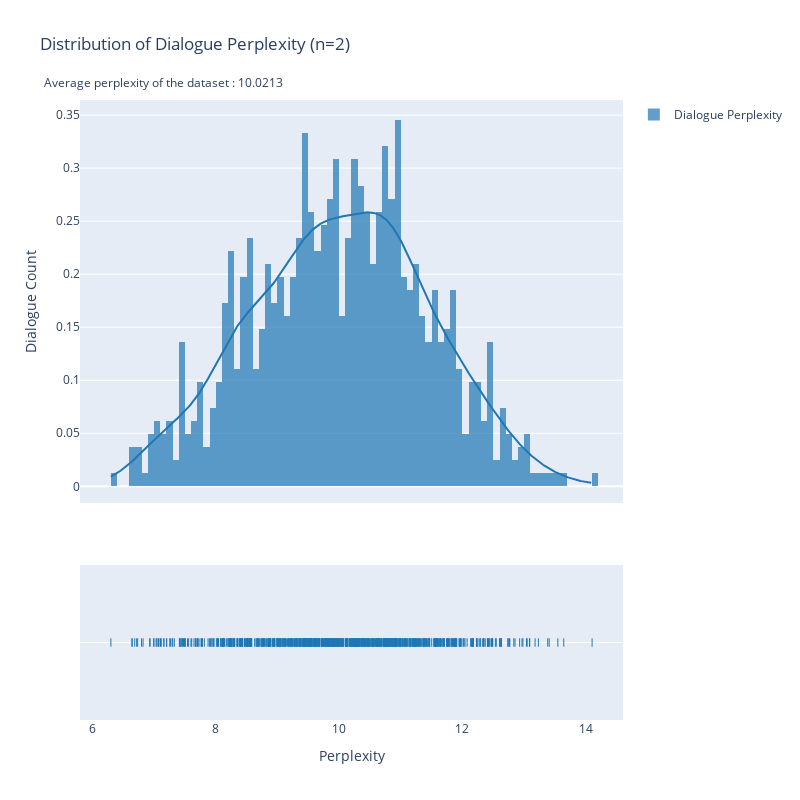

This figure's notebook cell:
### Code cell
import plotly.figure_factory as ff
import numpy as np

group_labels = ['Dialogue Perplexity'] # name of the dataset

fig = ff.create_distplot([d_pp], group_labels, bin_size = .1)
fig.update_layout(
    autosize = False,
    width = 800,
    height = 800,
    yaxis=dict(
        title_text="Dialogue Count",
    ),
    xaxis=dict(
        title_text="Perplexity"
    ),
    title_text=f'Distribution of Dialogue Perplexity (n=2) <br><br> <sup>Average perplexity of the dataset : {round(sum(d_pp)/len(d_pp),4)}</sup>')
fig.update_yaxes(automargin=True)
fig.update_xaxes(automargin=True)
fig.show()

### Figure 1 — Plotly figure (JSON) as saved in the notebook; plotly's stock layout.template omitted (floating-point values rounded to 4 significant figures; data arrays with more than 128 entries replaced by an {"elided": "..."} marker saying what was removed)
{"data": [{"autobinx": false, "histnorm": "probability density", "legendgroup": "Dialogue Perplexity", "marker": {"color": "rgb(31, 119, 180)"}, "name": "Dialogue Perplexity", "opacity": 0.7, "type": "histogram", "x": {"elided": "811 float values"}, "xaxis": "x", "xbins": {"end": 14.11, "size": 0.1, "start": 6.305}, "yaxis": "y"}, {"legendgroup": "Dialogue Perplexity", "marker": {"color": "rgb(31, 119, 180)"}, "mode": "lines", "name": "Dialogue Perplexity", "showlegend": false, "type": "scatter", "x": {"elided": "500 float values"}, "xaxis": "x", "y": {"elided": "500 float values"}, "yaxis": "y"}, {"legendgroup": "Dialogue Perplexity", "marker": {"color": "rgb(31, 119, 180)", "symbol": "line-ns-open"}, "mode": "markers", "name": "Dialogue Perplexity", "showlegend": false, "type": "scatter", "x": {"elided": "811 float values"}, "xaxis": "x", "y": {"elided": "811 str values"}, "yaxis": "y2"}], "layout": {"autosize": false, "barmode": "overlay", "height": 800, "hovermode": "closest", "legend": {"traceorder": "reversed"}, "title": {"text": "Distribution of Dialogue Perplexity (n=2) <br><br> <sup>Average perplexity of the dataset : 10.0213</sup>"}, "width": 800, "xaxis": {"anchor": "y2", "automargin": true, "domain": [0, 1], "title": {"text": "Perplexity"}, "zeroline": false}, "yaxis": {"anchor": "free", "automargin": true, "domain": [0.35, 1], "position": 0, "title": {"text": "Dialogue Count"}}, "yaxis2": {"anchor": "x", "automargin": true, "domain": [0, 0.25], "dtick": 1, "showticklabels": false}}}
